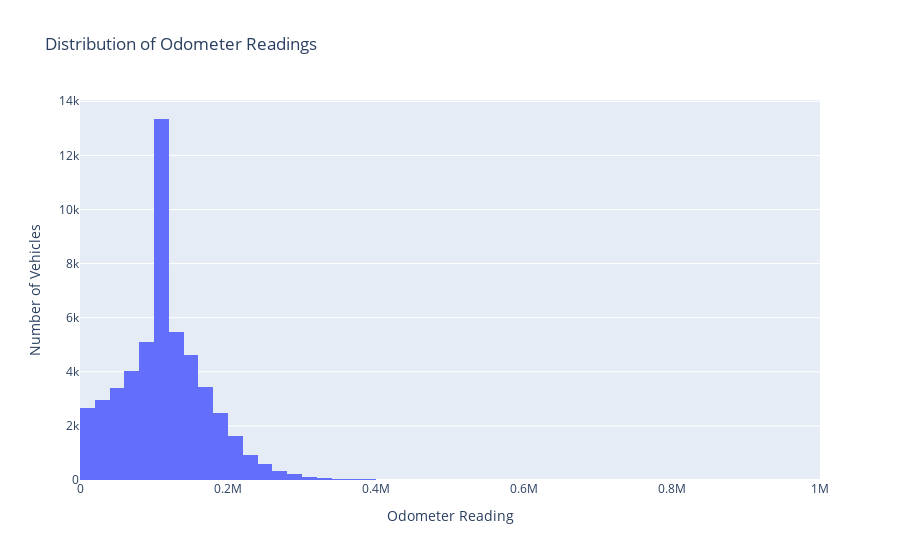

Notebook code cell kept with this figure:
### Markdown cell above
### Summary:
Price data reveals a wide range of vehicle prices, from $1 to $375,000, with a mean of $12,160 and a median of $9,000, indicating a right-skewed distribution. The interquartile range (IQR) spans from $5,000 to $16,900, showing most vehicles are priced moderately. The high standard deviation of $10,082 highlights significant variability in pricing. These findings suggest that while some high-priced vehicles skew the average, the majority are more affordable, presenting opportunities for targeted pricing strategies and customer segmentation.

### Code cell
# Odometer Reading Distribution
odometer = px.histogram(
    project_data,
    x='odometer',
    nbins=50,
    title='Distribution of Odometer Readings'
)
odometer.update_layout(xaxis_title='Odometer Reading', yaxis_title='Number of Vehicles')
odometer.show()

### Figure 1 — Plotly figure (JSON) as saved in the notebook; plotly's stock layout.template omitted (floating-point values rounded to 4 significant figures; data arrays with more than 128 entries replaced by an {"elided": "..."} marker saying what was removed)
{"data": [{"bingroup": "x", "hovertemplate": "odometer=%{x}<br>count=%{y}<extra></extra>", "legendgroup": "", "marker": {"color": "#636efa", "pattern": {"shape": ""}}, "name": "", "nbinsx": 50, "orientation": "v", "showlegend": false, "type": "histogram", "x": {"elided": "51525 float values"}, "xaxis": "x", "yaxis": "y"}], "layout": {"barmode": "relative", "legend": {"tracegroupgap": 0}, "title": {"text": "Distribution of Odometer Readings"}, "xaxis": {"anchor": "y", "domain": [0, 1], "title": {"text": "Odometer Reading"}}, "yaxis": {"anchor": "x", "domain": [0, 1], "title": {"text": "Number of Vehicles"}}}}
